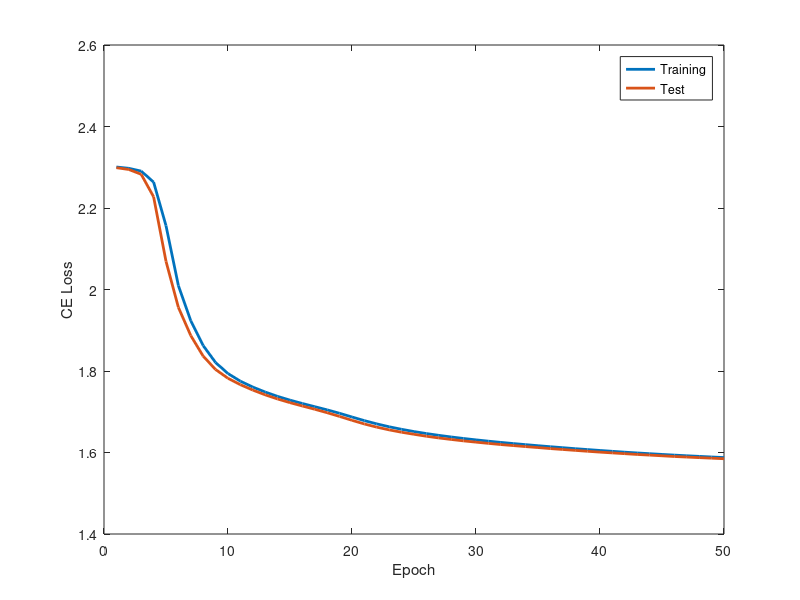

The MATLAB source for this figure:
close all
clear variables
clc
%%
load('nn.mat'); 

fig1 = figure(1);

plot(Training_error,'linewidth',2);
hold on
plot(Test_error,'linewidth',2);
legend('Training','Test')
xlabel('Epoch')
ylabel('CE Loss')

% for i = 1:10
% subplot(2,5,i);
% plot(Training_error(i,:),'linewidth',1);
% hold on
% plot(Test_error(i,:),'linewidth',1);
% xlabel('Epoch')
% ylabel('Logistic loss')
% title(strcat('Class ',num2str(i)))
% end
% legend('Training','Test')
% set(fig1,'Position',[0,0,1400,500]);